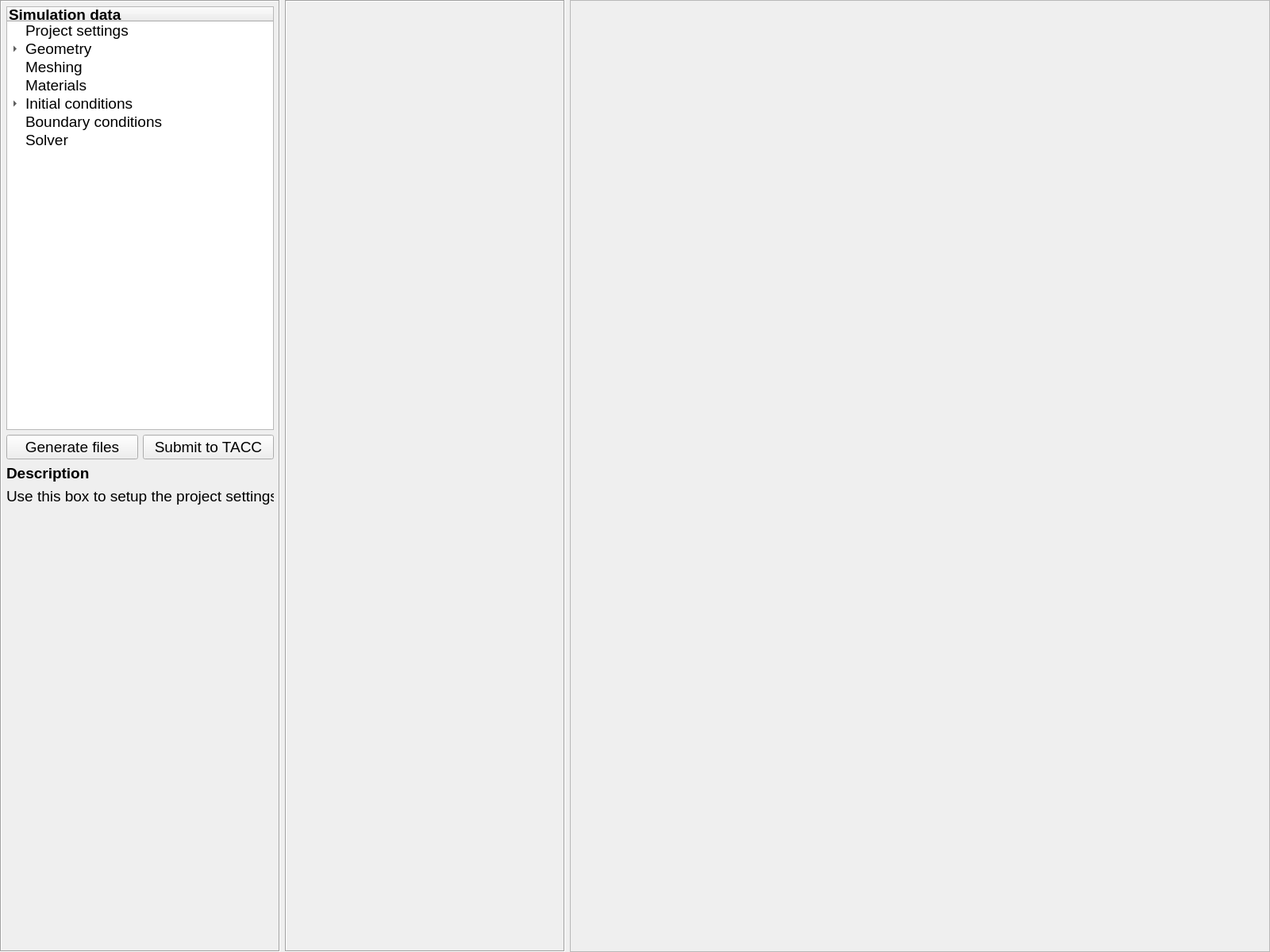
<?xml version="1.0" encoding="UTF-8"?>
<ui version="4.0">
 <class>GeoClawOpenFOAM</class>
 <widget class="QWidget" name="GeoClawOpenFOAM">
  <property name="geometry">
   <rect>
    <x>0</x>
    <y>0</y>
    <width>1600</width>
    <height>1200</height>
   </rect>
  </property>
  <property name="minimumSize">
   <size>
    <width>800</width>
    <height>600</height>
   </size>
  </property>
  <property name="windowTitle">
   <string>GeoClawOpenFOAM</string>
  </property>
  <layout class="QHBoxLayout" name="horizontalLayout" stretch="2,2,5">
   <property name="leftMargin">
    <number>0</number>
   </property>
   <property name="topMargin">
    <number>0</number>
   </property>
   <property name="rightMargin">
    <number>0</number>
   </property>
   <property name="bottomMargin">
    <number>0</number>
   </property>
   <item>
    <widget class="QFrame" name="parameterFrame">
     <property name="font">
      <font>
       <pointsize>14</pointsize>
      </font>
     </property>
     <property name="frameShape">
      <enum>QFrame::Box</enum>
     </property>
     <property name="frameShadow">
      <enum>QFrame::Sunken</enum>
     </property>
     <layout class="QVBoxLayout" name="verticalLayout_2">
      <property name="leftMargin">
       <number>6</number>
      </property>
      <property name="topMargin">
       <number>6</number>
      </property>
      <property name="rightMargin">
       <number>6</number>
      </property>
      <property name="bottomMargin">
       <number>6</number>
      </property>
      <item>
       <widget class="QTreeWidget" name="SimOptions">
        <property name="sizePolicy">
         <sizepolicy hsizetype="Ignored" vsizetype="Expanding">
          <horstretch>0</horstretch>
          <verstretch>0</verstretch>
         </sizepolicy>
        </property>
        <property name="font">
         <font>
          <pointsize>14</pointsize>
         </font>
        </property>
        <column>
         <property name="text">
          <string notr="true">Simulation data</string>
         </property>
         <property name="font">
          <font>
           <weight>75</weight>
           <bold>true</bold>
          </font>
         </property>
        </column>
        <item>
         <property name="text">
          <string>Project settings</string>
         </property>
        </item>
        <item>
         <property name="text">
          <string>Geometry</string>
         </property>
         <item>
          <property name="text">
           <string>Bathymetry</string>
          </property>
         </item>
         <item>
          <property name="text">
           <string>SW-CFD interface</string>
          </property>
         </item>
         <item>
          <property name="text">
           <string>Buildings</string>
          </property>
         </item>
         <item>
          <property name="text">
           <string>Floating bodies</string>
          </property>
         </item>
        </item>
        <item>
         <property name="text">
          <string>Meshing</string>
         </property>
        </item>
        <item>
         <property name="text">
          <string>Materials</string>
         </property>
        </item>
        <item>
         <property name="text">
          <string>Initial conditions</string>
         </property>
         <item>
          <property name="text">
           <string>Initial velocity</string>
          </property>
         </item>
         <item>
          <property name="text">
           <string>Initial pressure</string>
          </property>
         </item>
         <item>
          <property name="text">
           <string>Initial phase</string>
          </property>
         </item>
        </item>
        <item>
         <property name="text">
          <string>Boundary conditions</string>
         </property>
        </item>
        <item>
         <property name="text">
          <string>Solver</string>
         </property>
        </item>
       </widget>
      </item>
      <item>
       <layout class="QHBoxLayout" name="horizontalLayout_2">
        <item>
         <widget class="QPushButton" name="Btn_Generate_Files">
          <property name="font">
           <font>
            <pointsize>14</pointsize>
           </font>
          </property>
          <property name="text">
           <string>Generate files</string>
          </property>
         </widget>
        </item>
        <item>
         <widget class="QPushButton" name="Btn_SubTACC">
          <property name="font">
           <font>
            <pointsize>14</pointsize>
           </font>
          </property>
          <property name="text">
           <string>Submit to TACC</string>
          </property>
         </widget>
        </item>
       </layout>
      </item>
      <item>
       <widget class="QLabel" name="Lbl_DescriptTitle">
        <property name="font">
         <font>
          <pointsize>14</pointsize>
          <weight>75</weight>
          <bold>true</bold>
         </font>
        </property>
        <property name="text">
         <string>Description</string>
        </property>
        <property name="alignment">
         <set>Qt::AlignLeading|Qt::AlignLeft|Qt::AlignVCenter</set>
        </property>
       </widget>
      </item>
      <item>
       <widget class="QLabel" name="Lbl_Descript">
        <property name="sizePolicy">
         <sizepolicy hsizetype="Ignored" vsizetype="Preferred">
          <horstretch>0</horstretch>
          <verstretch>0</verstretch>
         </sizepolicy>
        </property>
        <property name="font">
         <font>
          <pointsize>14</pointsize>
         </font>
        </property>
        <property name="text">
         <string>Use this box to setup the project settings: 
</string>
        </property>
        <property name="alignment">
         <set>Qt::AlignLeading|Qt::AlignLeft|Qt::AlignTop</set>
        </property>
       </widget>
      </item>
      <item>
       <spacer name="VSp_ParaFrame">
        <property name="orientation">
         <enum>Qt::Vertical</enum>
        </property>
        <property name="sizeHint" stdset="0">
         <size>
          <width>20</width>
          <height>394</height>
         </size>
        </property>
       </spacer>
      </item>
     </layout>
    </widget>
   </item>
   <item>
    <widget class="QFrame" name="parameterFrame_2">
     <property name="font">
      <font>
       <pointsize>14</pointsize>
      </font>
     </property>
     <property name="frameShape">
      <enum>QFrame::Box</enum>
     </property>
     <property name="frameShadow">
      <enum>QFrame::Sunken</enum>
     </property>
     <layout class="QVBoxLayout" name="verticalLayout">
      <property name="leftMargin">
       <number>0</number>
      </property>
      <property name="topMargin">
       <number>0</number>
      </property>
      <property name="rightMargin">
       <number>0</number>
      </property>
      <property name="bottomMargin">
       <number>0</number>
      </property>
      <item>
       <widget class="QStackedWidget" name="stackedWidget"/>
      </item>
     </layout>
    </widget>
   </item>
   <item>
    <widget class="QFrame" name="frame">
     <property name="frameShape">
      <enum>QFrame::StyledPanel</enum>
     </property>
     <property name="frameShadow">
      <enum>QFrame::Raised</enum>
     </property>
     <layout class="QGridLayout" name="gridLayout">
      <property name="leftMargin">
       <number>0</number>
      </property>
      <property name="topMargin">
       <number>0</number>
      </property>
      <property name="rightMargin">
       <number>0</number>
      </property>
      <property name="bottomMargin">
       <number>0</number>
      </property>
      <item row="0" column="0">
       <widget class="QT3DFrame" name="graphicswidget" native="true">
        <property name="sizePolicy">
         <sizepolicy hsizetype="Expanding" vsizetype="Expanding">
          <horstretch>0</horstretch>
          <verstretch>0</verstretch>
         </sizepolicy>
        </property>
       </widget>
      </item>
     </layout>
    </widget>
   </item>
  </layout>
 </widget>
 <customwidgets>
  <customwidget>
   <class>QT3DFrame</class>
   <extends>QWidget</extends>
   <header>qt3dframe.h</header>
   <container>1</container>
  </customwidget>
 </customwidgets>
 <resources/>
 <connections/>
</ui>
